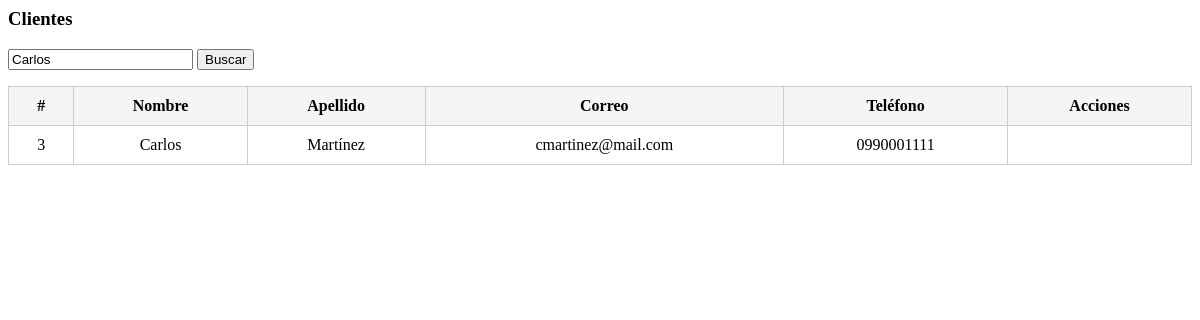
Screenshot of /views/listaClientes.php?busqueda=Carlos with the database file from the repository.
### tables this page shows
CREATE TABLE clientes (
  num_cliente int NOT NULL AUTO_INCREMENT,
  nombre varchar(50) DEFAULT NULL,
  apellido varchar(50) DEFAULT NULL,
  representante int DEFAULT NULL,
  calle varchar(50) DEFAULT NULL,
  porton varchar(50) DEFAULT NULL,
  num_piso varchar(50) DEFAULT NULL,
  cp varchar(50) DEFAULT NULL,
  telefono varchar(50) DEFAULT NULL,
  correo varchar(50) UNIQUE DEFAULT NULL,
  clave varchar(50) not null,
  PRIMARY KEY (num_cliente),
  CONSTRAINT clientes_fk1 FOREIGN KEY (representante) REFERENCES empleados (num_empleado)
);

### views/listaClientes.php (the view, shortened to what this page needs)
<?php
require '../conn.php';
$busqueda = $_GET['busqueda'] ?? '';
$sql = "SELECT * FROM clientes WHERE nombre LIKE ? OR apellido LIKE ? OR correo LIKE ?";
$stmt = $conn->prepare($sql);
$searchTerm = "%$busqueda%";
$stmt->bind_param("sss", $searchTerm, $searchTerm, $searchTerm);
$stmt->execute();
$resultado = $stmt->get_result();
?>
<h3>Clientes</h3>
<form method="get">
    <input type="text" name="busqueda" placeholder="Buscar cliente..." value="<?= htmlspecialchars($busqueda) ?>">
    <button type="submit">Buscar</button>
</form>
<table>
    <thead>
        <tr>
            <th>#</th><th>Nombre</th><th>Apellido</th><th>Correo</th><th>Teléfono</th><th>Acciones</th>
        </tr>
    </thead>
    <tbody>
    <?php while ($row = $resultado->fetch_assoc()): ?>
        <tr>
            <td><?= $row['num_cliente'] ?></td>
            <td><?= htmlspecialchars($row['nombre']) ?></td>
            <td><?= htmlspecialchars($row['apellido']) ?></td>
            <td><?= htmlspecialchars($row['correo']) ?></td>
            <td><?= htmlspecialchars($row['telefono']) ?></td>
            <td class="crud-actions">
            </td>
        </tr>
    <?php endwhile; ?>
    </tbody>
</table>

### views/listaClientes.php (style rules this page uses)
table { width: 100%; border-collapse: collapse; margin-top: 1rem; }
th, td { padding: 10px; border: 1px solid #ccc; text-align: center; }
th { background-color: #f5f5f5; }

### rows the page displays
clientes: num_cliente "3", nombre "Carlos", apellido "Martínez", correo "cmartinez@mail.com", telefono "0990001111"
